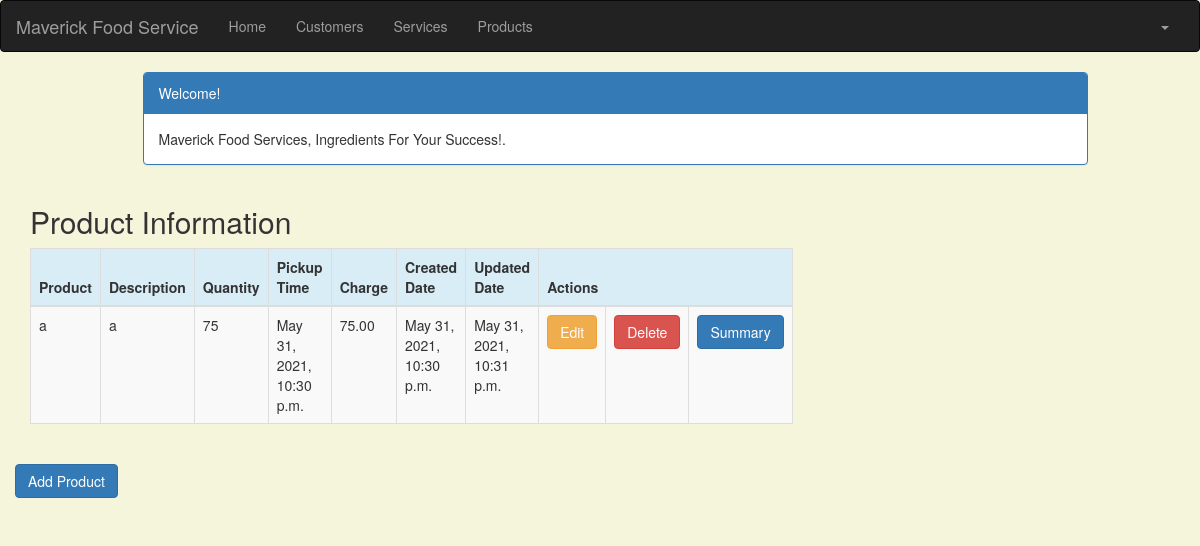
Before: /product_list (signed in) with the older database file.
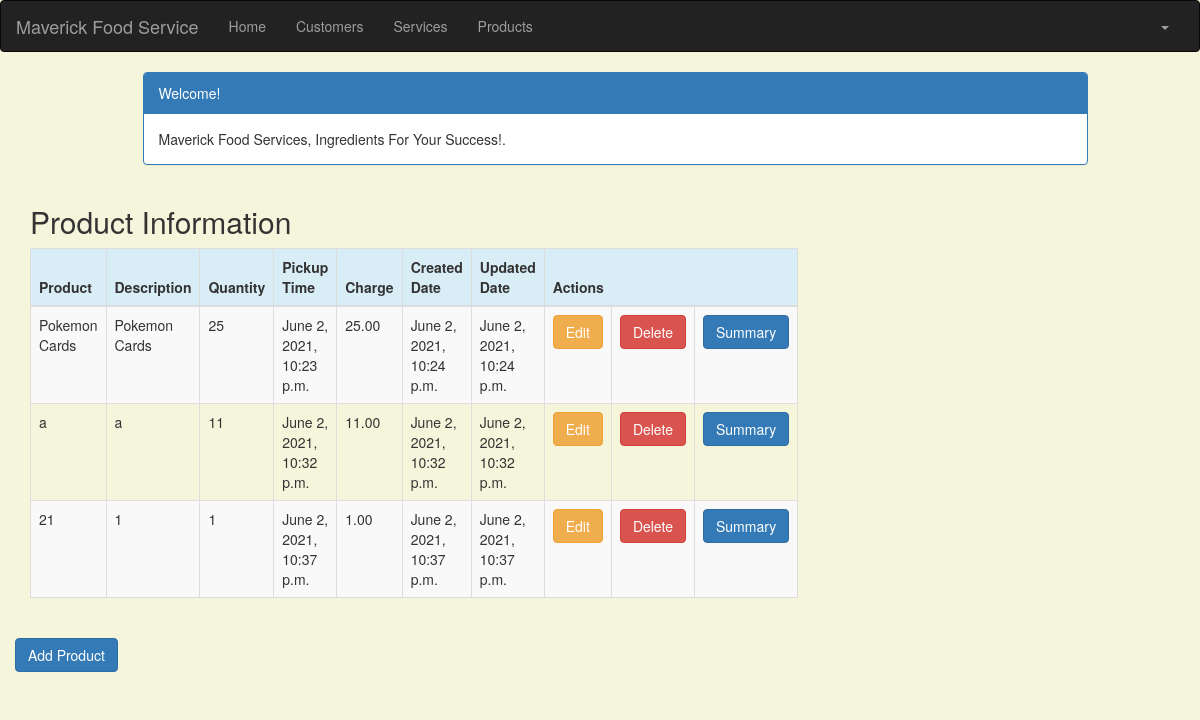
After: the same page with the newer database file.
### crm/models.py (models this page shows, shortened)
class Product(models.Model):
    cust_name = models.ForeignKey(Customer, on_delete=models.CASCADE, related_name='products')
    product = models.CharField(max_length=100)
    p_description = models.TextField()
    quantity = models.IntegerField()
    pickup_time = models.DateTimeField(
        default=timezone.now)
    charge = models.DecimalField(max_digits=10, decimal_places=2)
    created_date = models.DateTimeField(
        default=timezone.now)
    updated_date = models.DateTimeField(auto_now_add=True)

### crm/views.py (the view)
# urls.py: path('product_list', views.product_list, name='product_list'),
@login_required
def product_list(request):
    product = Product.objects.filter(created_date__lte=timezone.now())
    return render(request, 'crm/product_list.html', {'products': product})

### crm/templates/crm/product_list.html (shortened to what this page needs)
<!DOCTYPE html>
<html lang="en">
{% extends 'crm/base.html' %}
{% block content %}
    <html>
    <head>
        <link rel="stylesheet" href="https://maxcdn.bootstrapcdn.com/bootstrap/3.3.4/css/bootstrap.min.css">
    </head>
    <body>
    <div class="container">
        <div class="row">
            <div class="col-md-10 col-md-offset-1">
                <div class="panel panel-primary">
                    <div class="panel-heading">Welcome!</div>
                    <div class="panel-body">
                        Maverick Food Services, Ingredients For Your Success!.
                    </div>
                </div>
            </div>
        </div>
    </div>
    <div class="row">
        <h2 style="padding-left: 15Px">Product Information</h2>
    </div>
    <div>
        <table class="table table-striped table-bordered table-hover">
            <thead>
            <tr class="bg-info">
                <th>Product</th>
                <th>Description</th>
                <th>Quantity</th>
                <th>Pickup Time</th>
                <th>Charge</th>
                <th>Created Date</th>
                <th>Updated Date</th>
                <th colspan="3">Actions</th>
            </tr>
            </thead>
            <tbody>
            {% for product in products %}
                <tr>
                    <td>{{ product.product }}</td>
                    <td>{{ product.p_description }}</td>
                    <td>{{ product.quantity }}</td>
                    <td>{{ product.pickup_time }}</td>
                    <td>{{ product.charge }}</td>
                    <td>{{ product.created_date }}</td>
                    <td>{{ product.updated_date }}</td>
                    <td><a href="{% url 'crm:product_edit' pk=product.pk %}" class="btn btn-warning">Edit</a>
                    <td><a href="{% url 'crm:product_delete' pk=product.pk %}"
                            onclick="return confirm('Are you sure you want to delete?')"
                            class="btn btn-danger">Delete</a>
                    </td>
                    <td><a href=""
                           class="btn btn-primary">Summary</a>
                </tr>
            {% endfor %}
            </tbody>
        </table>
    </div>
    <div class="row">
         <a href="{% url 'crm:product_new' %}" class="row"><span
                    class="btn btn-primary">Add Product</span></a>
     </div>
    </body>
    </html>
{% endblock %}

Changed rows visible on the page:
removed Product: product "a", p_description "a", quantity "75", pickup_time "May 31, 2021, 10:30 p.m.", charge "75.00", created_date "May 31, 2021, 10:30 p.m.", updated_date "May 31, 2021, 10:31 p.m."
added Product: product "Pokemon Cards", p_description "Pokemon Cards", quantity "25", pickup_time "June 2, 2021, 10:23 p.m.", charge "25.00", created_date "June 2, 2021, 10:24 p.m.", updated_date "June 2, 2021, 10:24 p.m."
added Product: product "a", p_description "a", quantity "11", pickup_time "June 2, 2021, 10:32 p.m.", charge "11.00", created_date "June 2, 2021, 10:32 p.m.", updated_date "June 2, 2021, 10:32 p.m."
added Product: product "21", p_description "1", quantity "1", pickup_time "June 2, 2021, 10:37 p.m.", charge "1.00", created_date "June 2, 2021, 10:37 p.m.", updated_date "June 2, 2021, 10:37 p.m."
